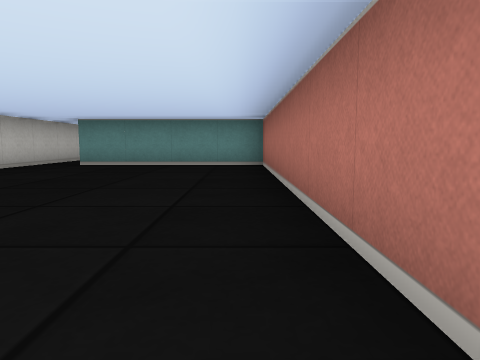
view 1 (above)

12 first-person views from a walk through a cub3D maze. The camera is about half as high as the walls, tilts 6° down and sees 70° across. The floor is counted in squares. Each view is taken from the middle of a square. On the plan, view 1 faces up. The plan holds only what a view shows up to about 9 squares ahead; the rest is blank.

view 2
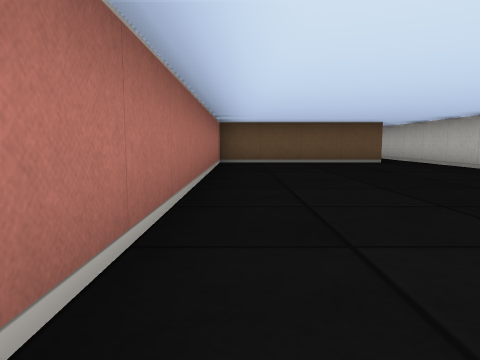

view 3
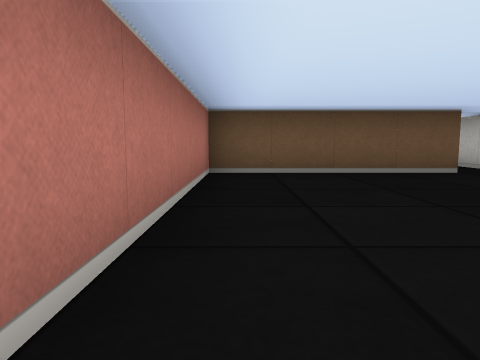

view 4
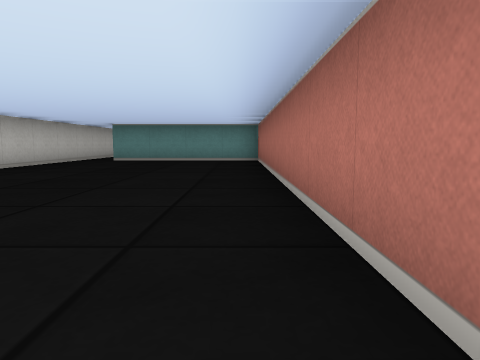

view 5
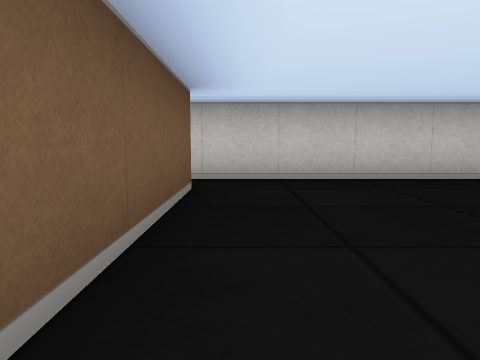

view 6
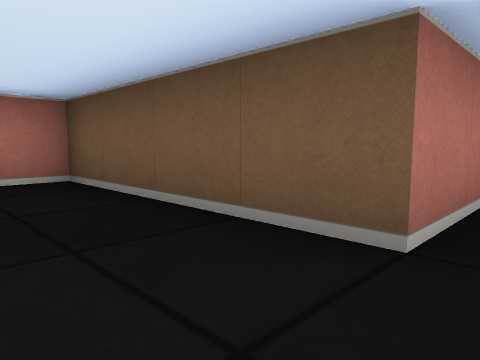

view 7
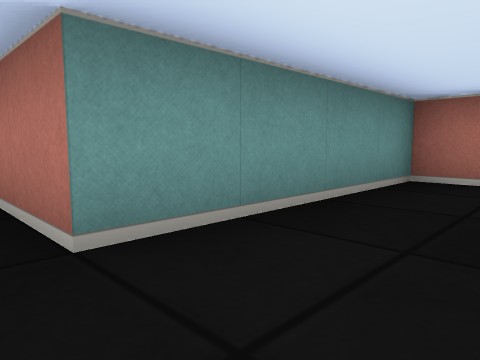

view 8
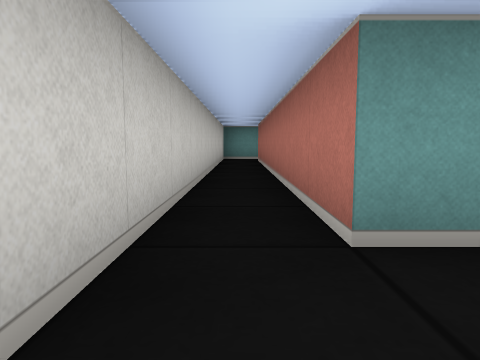

view 9
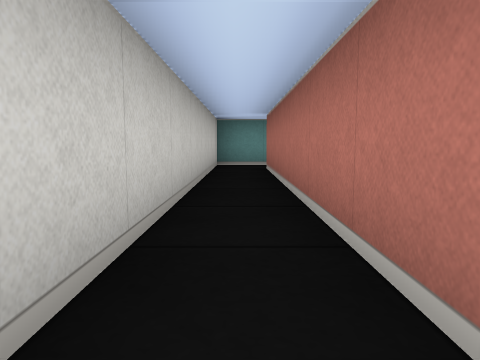

view 10
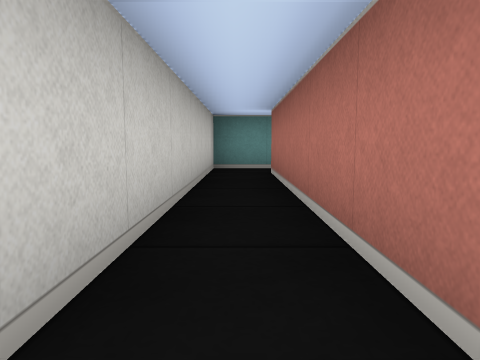

view 11
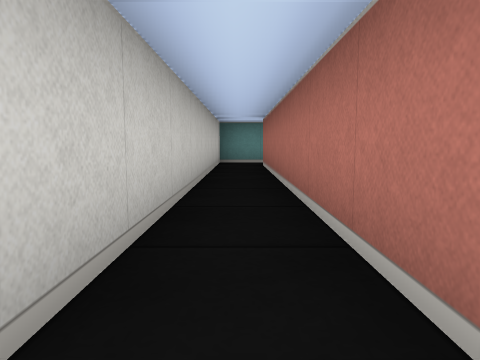

view 12
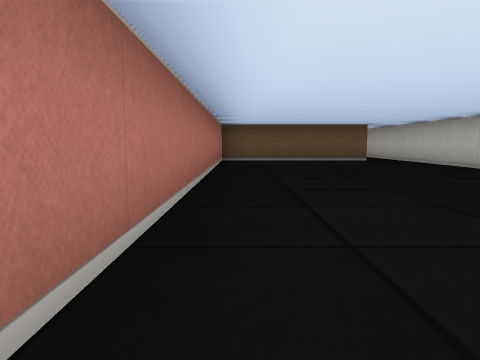

### Floor plan
Points are (right, up) in squares from view 1. A wall is a line through its corners. A room is listed if a view was taken in it or the views show most of it. See-through windows are left out.
Room 1 (views 1, 2, 3, 4, 5, 6, 7, 8, 12)
walls: (-4.5, 1.2) (-4.5, -4.1); (-3.5, -4) (-3.5, -2.5) (0.5, -2.5) (0.5, 7.5) (-3.5, 7.5); (-4.5, 7.6) (-4.5, 4.4)
ways out: opening at (-4, 7) to room 2
Room 2 (views 9, 10, 11)
walls: (-3.5, 7.5) (-3.5, 15.5); (-3.4, 16.5) (-4.5, 16.5) (-4.5, 7.6)
ways out: opening at (-4, 7) to room 1

Where each view was taken, in squares from view 1:
view 1: 0 up, 0 right, facing up
view 2: 6 up, 0 right, facing down
view 3: 3 up, 0 right, facing down
view 4: 2 down, 0 right, facing up
view 5: 2 down, 0 right, facing left
view 6: 1 down, 4 left, facing down-right
view 7: 6 up, 4 left, facing up-right
view 8: 6 up, 4 left, facing up
view 9: 9 up, 4 left, facing up
view 10: 10 up, 4 left, facing up
view 11: 8 up, 4 left, facing up
view 12: 7 up, 0 right, facing down
